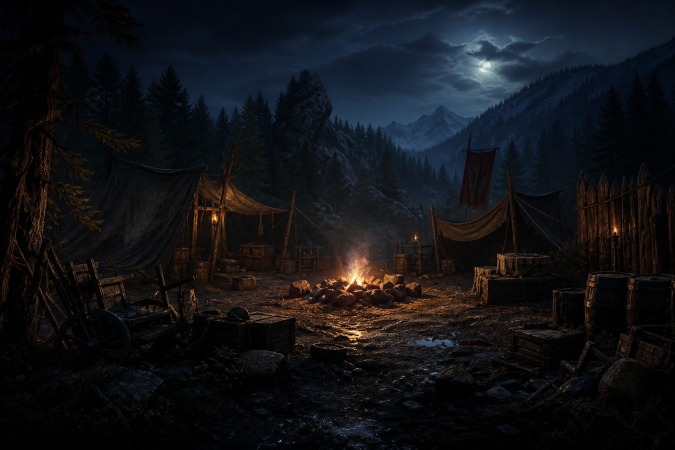
#> input picture website/src/location-bgs/bandit-hideout.jpg, 1350 x 900 px (shown at 1/2 size)
$ python -i build_exotic_trees.py   (imports and definitions only)
#> lines starting #> are read from the running program, lines starting #| are printed output that depends on the picture
"""Generate the four high-tier woodcutting trees (Wispwood, Nebula Palm,
Glimmer-birch, Supernova Rosewood) as 64x96 pixel-art sprites, their stumps,
their idle-animation frames, and their 64x64 log icons.

The trees are drawn, not cut from a pack: nothing in the licensed art we own has
translucent floating canopies or pulsing neon cracks. The recipe below IS the
design decision -- the trunk curve, cluster sites and pulse ramps are why this
script is committed rather than run once and thrown away.

Frame 0 of each tree is the plain `tree_<slug>.png` (what the .tres `texture`
points at); extra frames land as `tree_<slug>_1.png` ... and are listed on the
resource's `idle_frames`, which MineableNode cycles client-side.

  python tools/build_exotic_trees.py
  godot --headless --path . --import
"""
import math
import os
import random

from PIL import Image

REPO = os.path.dirname(os.path.dirname(os.path.abspath(__file__)))
TREE_DIR = os.path.join(REPO, "assets", "sprites", "environment", "trees")
ICON_DIR = os.path.join(REPO, "assets", "sprites", "items", "icons")

W, H = 64, 96
GROUND = 95


# --- tiny raster helpers ----------------------------------------------------

def blend(dst, src):
    sa = src[3] / 255.0
    if sa >= 1.0:
        return src
    da = dst[3] / 255.0
    out_a = sa + da * (1 - sa)
    if out_a <= 0:
        return (0, 0, 0, 0)
    return tuple(
        [int(round((src[i] * sa + dst[i] * da * (1 - sa)) / out_a)) for i in range(3)]
        + [int(round(out_a * 255))]
    )


def px(img, x, y, c):
    x, y = int(x), int(y)
    if 0 <= x < img.width and 0 <= y < img.height:
        img.putpixel((x, y), blend(img.getpixel((x, y)), c))


# [10 lines left out: function blob, not called in this run]


def line(img, x0, y0, x1, y1, c, width=1):
    steps = int(max(abs(x1 - x0), abs(y1 - y0)) * 2) + 1
    for i in range(steps + 1):
        t = i / steps
        x = x0 + (x1 - x0) * t
        y = y0 + (y1 - y0) * t
        for ox in range(width):
            for oy in range(width):
                px(img, x + ox - width // 2, y + oy - width // 2, c)


def outline(img, c):
    """1px dark border around every opaque cluster -- keeps the bright trees legible."""
    src = img.copy()
    for y in range(img.height):
        for x in range(img.width):
            if src.getpixel((x, y))[3] > 40:
                continue
            for dx, dy in ((1, 0), (-1, 0), (0, 1), (0, -1)):
                nx, ny = x + dx, y + dy
                if 0 <= nx < img.width and 0 <= ny < img.height and src.getpixel((nx, ny))[3] > 120:
                    img.putpixel((x, y), c)
                    break


def trunk(img, pal, height, base_w, twist, freq=1.6, phase=0.0, taper=0.72):
    """Tapering, twisting trunk. Returns the centre-line samples so canopies and
    branches can hang off the real geometry instead of guessed coordinates."""
    spine = []
    for step in range(height):
        t = step / float(height - 1)
        y = GROUND - step
        x = 32 + twist * math.sin(t * freq * math.pi + phase)
        w = max(1.5, base_w * (1.0 - taper * t))
        spine.append((x, y, w))
        for dx in range(int(-w / 2) - 1, int(w / 2) + 2):
            if abs(dx) > w / 2:
                continue
            shade = pal["bark_light"] if dx < -w / 4 else (
                pal["bark_dark"] if dx > w / 4 - 1 else pal["bark"])
            px(img, x + dx, y, shade)
    return spine


def branch(img, spine, at, dx, dy, length, pal, width=2):
    x, y, _ = spine[min(int(at * (len(spine) - 1)), len(spine) - 1)]
    ex, ey = x + dx * length, y - dy * length
    line(img, x, y, ex, ey, pal["bark"], width)
    line(img, x + 0.5, y, ex, ey - 0.5, pal["bark_light"], 1)
    return ex, ey


# --- tree recipes -----------------------------------------------------------

WISP = dict(
    bark=(209, 213, 219, 255), bark_light=(241, 243, 246, 255),
    bark_dark=(156, 163, 175, 255), ink=(90, 84, 120, 255),
    leaf=(6, 182, 212, 190), leaf_hi=(103, 232, 249, 200), leaf_dark=(14, 116, 144, 185),
    core=(6, 182, 212, 255),
)
NEBULA = dict(
    bark=(49, 46, 129, 255), bark_light=(76, 29, 149, 255),
    bark_dark=(30, 27, 75, 255), ink=(11, 10, 31, 255),
    leaf=(112, 26, 117, 255), leaf_hi=(162, 28, 175, 255), leaf_dark=(74, 16, 82, 255),
    core=(253, 230, 138, 255),
)
BIRCH = dict(
    bark=(255, 255, 255, 255), bark_light=(255, 255, 255, 255),
    bark_dark=(229, 231, 235, 255), ink=(55, 65, 81, 255),
    leaf=(156, 163, 175, 255), leaf_hi=(209, 213, 219, 255), leaf_dark=(107, 114, 128, 255),
    core=(6, 182, 212, 255),
)
ROSE = dict(
    bark=(255, 255, 255, 255), bark_light=(255, 255, 255, 255),
    bark_dark=(244, 114, 182, 255), ink=(76, 29, 75, 255),
    leaf=(244, 63, 94, 255), leaf_hi=(236, 72, 153, 255), leaf_dark=(159, 18, 57, 255),
    core=(245, 158, 11, 255),
)


def wispwood(frame):
    """3-5 detached teal clusters; alternating clusters bob 1px per frame."""
    rng = random.Random(6001)
    img = Image.new("RGBA", (W, H), (0, 0, 0, 0))
    spine = trunk(img, WISP, 60, 9, 5.0, freq=1.9, taper=0.74)
    tips = [branch(img, spine, a, dx, 0.9, l, WISP)
            for a, dx, l in ((0.62, -1.0, 11), (0.74, 1.0, 12), (0.86, -0.7, 9), (0.93, 0.8, 8))]
    outline(img, WISP["ink"])

    # Clusters float DETACHED -- drawn after the outline so no border ties them
    # to the branches, which is what sells "floating".
    sites = [(18, 30, 11, 8), (44, 26, 10, 7), (31, 16, 12, 8),
             (22, 44, 8, 6), (45, 42, 8, 6)]
    for i, (cx, cy, rx, ry) in enumerate(sites):
        bob = -1 if (i % 2 == 0) == (frame == 0) else 1
        blob(img, cx, cy + bob, rx, ry, WISP["leaf"], rng, 0.4)
        blob(img, cx - 1, cy + bob - 1, rx * 0.6, ry * 0.55, WISP["leaf_hi"], rng, 0.5)
        blob(img, cx + 1, cy + bob + 2, rx * 0.5, ry * 0.4, WISP["leaf_dark"], rng, 0.5)
    for tx, ty in tips:
        px(img, tx, ty, WISP["leaf_hi"])
    return img


# [290 lines left out: functions nebula_palm, glimmer_birch, supernova_rosewood, stump, log_icon, build_logs and 2 more, not called in this run]


TREES = {
    "wispwood": (wispwood, 2, WISP, (165, 243, 252, 255), (6, 182, 212, 255)),
    "nebula_palm": (nebula_palm, 2, NEBULA, (112, 26, 117, 255), (253, 230, 138, 255)),
    "glimmer_birch": (glimmer_birch, 4, BIRCH, (240, 244, 248, 255), (6, 182, 212, 255)),
    "supernova_rosewood": (supernova_rosewood, 4, ROSE, (245, 158, 11, 255), (244, 63, 94, 255)),
}


# [11 lines left out: function main, not called in this run]


# [2 lines not run here, left out]

>>> import cv2
>>> picture = cv2.imread('../website/src/location-bgs/bandit-hideout.jpg', cv2.IMREAD_GRAYSCALE)
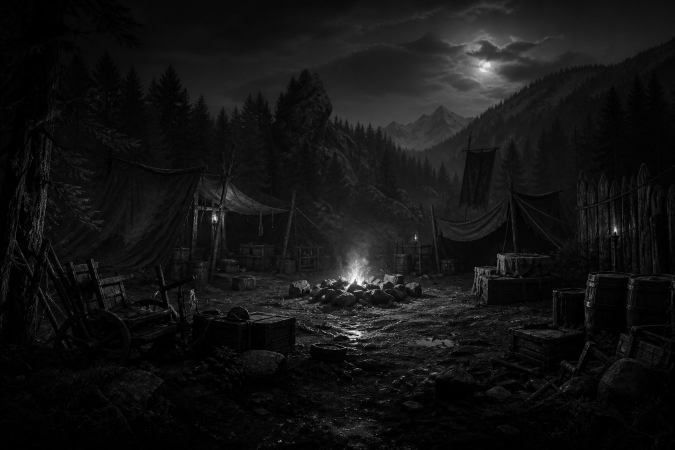
#> picture: shape (900, 1350) (shown at 1/2 size); min 0, max 255, mean 19.1
>>> result = wispwood(picture)
#> in wispwood, `img = Image.new("RGBA", (W, H), (0, 0, 0, 0))`: img: PIL image 64x96 RGBA; every value is 0
#> after the loop in trunk, `for step in range(height):`:
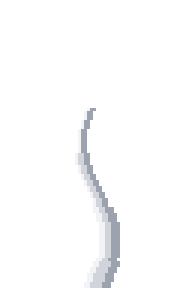
#> img: PIL image 64x96 RGBA (shown 3 times larger); mean R, G, B, A 10.8, 11.1, 11.5, 14.2; transparent parts drawn white
#> after the loop in trunk, `for step in range(height):`: spine = 60 items, first 6: (32, 95, 9), (32.5, 94, 8.89), (33, 93, 8.77), (33.49, 92, 8.66), (33.97, 91, 8.55), (34.42, 90, 8.44)
#> in branch, `x, y, _ = spine[min(int(at * (len(spine) - 1)), len(spine) - 1)]`: x = 29.6; y = 59
#> in branch, `ex, ey = x + dx * length, y - dy * length`: ex = 18.6; ey = 49.1
#> in line, `steps = int(max(abs(x1 - x0), abs(y1 - y0)) * 2) + 1`: steps = 23
#> the loop in line, `for i in range(steps + 1):` made 24 passes
#> t on passes 1 to 12: 0, 0.0435, 0.087, 0.13, 0.174, 0.217, 0.261, 0.304, 0.348, 0.391, 0.435, 0.478
#> the loop in line (call 2), `for i in range(steps + 1):` made 25 passes
#> t on passes 1 to 12: 0, 0.0417, 0.0833, 0.125, 0.167, 0.208, 0.25, 0.292, 0.333, 0.375, 0.417, 0.458
#> after the loop in outline, `for y in range(img.height):`:
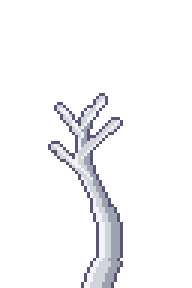
#> img: PIL image 64x96 RGBA (shown 3 times larger); mean R, G, B, A 17.3, 17.4, 19, 25.9; transparent parts drawn white
#> (the run stopped early here; a loop or call above may not have finished)

$ run again, on website/src/location-bgs/bellows-gallery.jpg
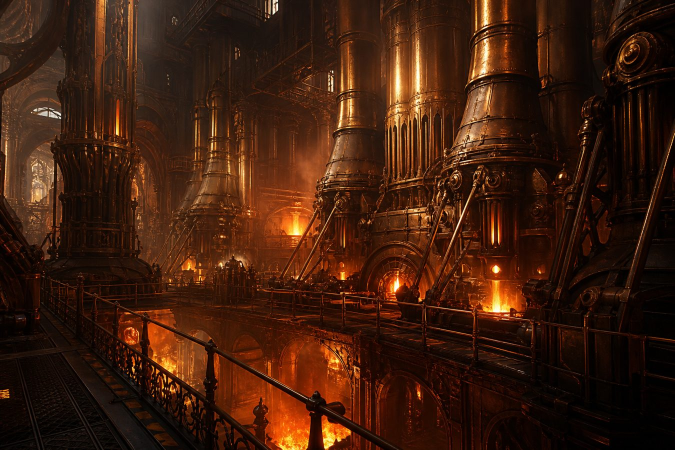
#> input picture website/src/location-bgs/bellows-gallery.jpg, 1350 x 900 px (shown at 1/2 size)
#> `picture = cv2.imread('../website/src/location-bgs/bandit-hideout.jpg',..`:
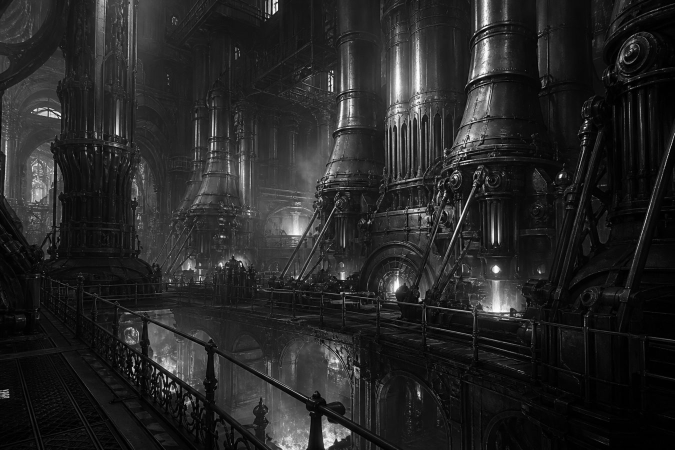
#> picture: shape (900, 1350) (shown at 1/2 size); min 0, max 255, mean 37.8
#> after the loop in trunk, `for step in range(height):`: spine = 60 items, first 6: (32, 95, 9), (32.5, 94, 8.89), (33, 93, 8.77), (33.49, 92, 8.66), (33.97, 91, 8.55), (34.42, 90, 8.44)
#> in branch, `x, y, _ = spine[min(int(at * (len(spine) - 1)), len(spine) - 1)]`: x = 29.6; y = 59
#> ex = 18.6; ey = 49.1
#> steps = 23
#> the loop in line, `for i in range(steps + 1):` made 24 passes
#> t on passes 1 to 8: 0, 0.0435, 0.087, 0.13, 0.174, 0.217, 0.261, 0.304
#> the loop in line (call 2), `for i in range(steps + 1):` made 25 passes
#> t on passes 1 to 8: 0, 0.0417, 0.0833, 0.125, 0.167, 0.208, 0.25, 0.292

$ run again, on website/src/location-bgs/cave-area1.jpg
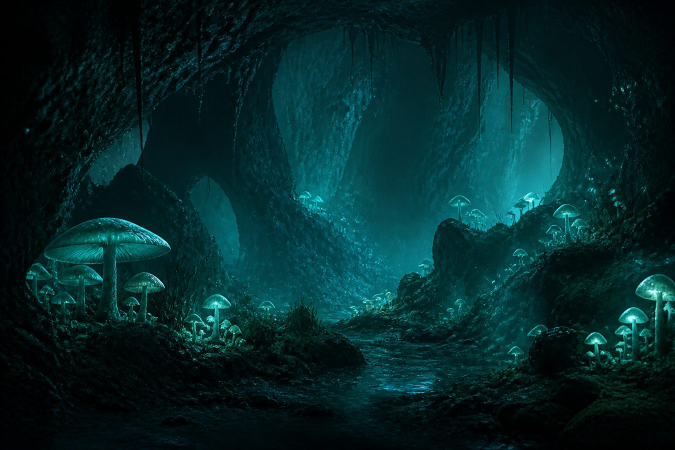
#> input picture website/src/location-bgs/cave-area1.jpg, 1350 x 900 px (shown at 1/2 size)
#> `picture = cv2.imread('../website/src/location-bgs/bandit-hideout.jpg',..`:
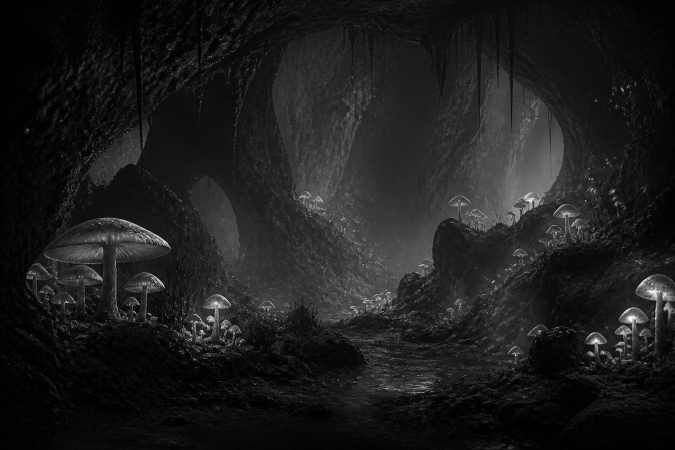
#> picture: shape (900, 1350) (shown at 1/2 size); min 0, max 255, mean 29.1
#> after the loop in trunk, `for step in range(height):`: spine = 60 items, first 6: (32, 95, 9), (32.5, 94, 8.89), (33, 93, 8.77), (33.49, 92, 8.66), (33.97, 91, 8.55), (34.42, 90, 8.44)
#> in branch, `x, y, _ = spine[min(int(at * (len(spine) - 1)), len(spine) - 1)]`: x = 29.6; y = 59
#> ex = 18.6; ey = 49.1
#> steps = 23
#> the loop in line, `for i in range(steps + 1):` made 24 passes
#> t on passes 1 to 8: 0, 0.0435, 0.087, 0.13, 0.174, 0.217, 0.261, 0.304
#> the loop in line (call 2), `for i in range(steps + 1):` made 25 passes
#> t on passes 1 to 8: 0, 0.0417, 0.0833, 0.125, 0.167, 0.208, 0.25, 0.292

$ run again, on website/src/location-bgs/cinder-deeps.jpg
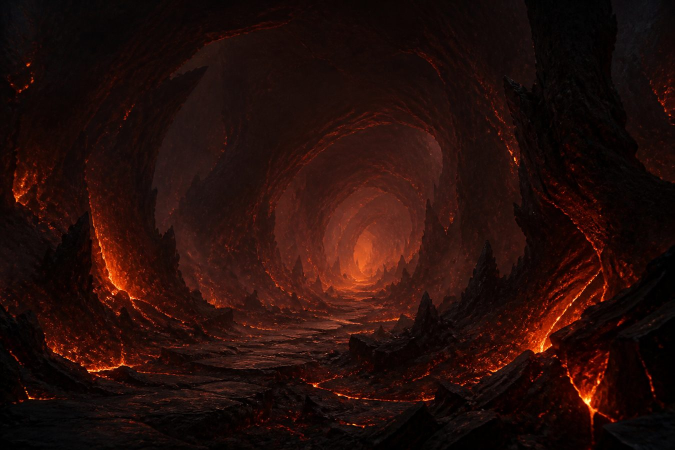
#> input picture website/src/location-bgs/cinder-deeps.jpg, 1350 x 900 px (shown at 1/2 size)
#> `picture = cv2.imread('../website/src/location-bgs/bandit-hideout.jpg',..`:
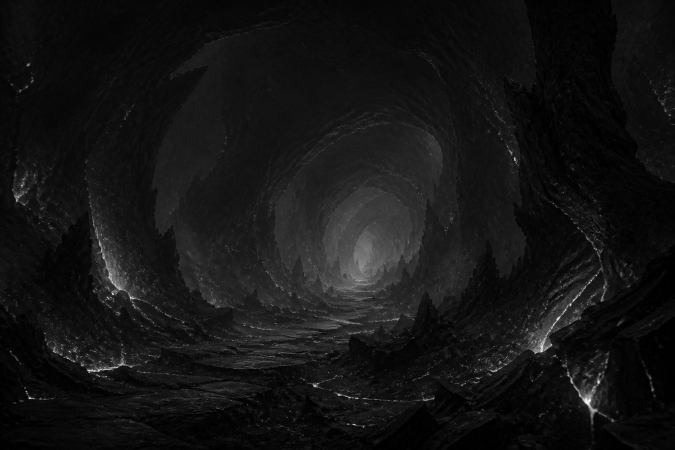
#> picture: shape (900, 1350) (shown at 1/2 size); min 0, max 255, mean 20.1
#> after the loop in trunk, `for step in range(height):`: spine = 60 items, first 6: (32, 95, 9), (32.5, 94, 8.89), (33, 93, 8.77), (33.49, 92, 8.66), (33.97, 91, 8.55), (34.42, 90, 8.44)
#> in branch, `x, y, _ = spine[min(int(at * (len(spine) - 1)), len(spine) - 1)]`: x = 29.6; y = 59
#> ex = 18.6; ey = 49.1
#> steps = 23
#> the loop in line, `for i in range(steps + 1):` made 24 passes
#> t on passes 1 to 8: 0, 0.0435, 0.087, 0.13, 0.174, 0.217, 0.261, 0.304
#> the loop in line (call 2), `for i in range(steps + 1):` made 25 passes
#> t on passes 1 to 8: 0, 0.0417, 0.0833, 0.125, 0.167, 0.208, 0.25, 0.292
